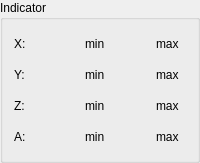
          <widget class="QGroupBox" name="groupIndicator">
           <property name="title">
            <string>Indicator</string>
           </property>
           <layout class="QGridLayout" name="gridLayout_3">
            <item row="0" column="0">
             <widget class="QLabel" name="label_14">
              <property name="text">
               <string>X:</string>
              </property>
             </widget>
            </item>
            <item row="0" column="3">
             <widget class="QLabel" name="labelMinX">
              <property name="text">
               <string>min</string>
              </property>
             </widget>
            </item>
            <item row="0" column="5">
             <widget class="QLabel" name="labelMaxX">
              <property name="text">
               <string>max</string>
              </property>
             </widget>
            </item>
            <item row="1" column="0">
             <widget class="QLabel" name="label_15">
              <property name="text">
               <string>Y:</string>
              </property>
             </widget>
            </item>
            <item row="1" column="3">
             <widget class="QLabel" name="labelMinY">
              <property name="text">
               <string>min</string>
              </property>
             </widget>
            </item>
            <item row="1" column="5">
             <widget class="QLabel" name="labelMaxY">
              <property name="text">
               <string>max</string>
              </property>
             </widget>
            </item>
            <item row="2" column="0">
             <widget class="QLabel" name="label_16">
              <property name="text">
               <string>Z:</string>
              </property>
             </widget>
            </item>
            <item row="2" column="3">
             <widget class="QLabel" name="labelMinZ">
              <property name="text">
               <string>min</string>
              </property>
             </widget>
            </item>
            <item row="2" column="5">
             <widget class="QLabel" name="labelMaxZ">
              <property name="text">
               <string>max</string>
              </property>
             </widget>
            </item>
            <item row="0" column="2">
             <widget class="QLabel" name="minXLED">
              <property name="minimumSize">
               <size>
                <width>25</width>
                <height>25</height>
               </size>
              </property>
              <property name="text">
               <string/>
              </property>
             </widget>
            </item>
            <item row="0" column="4">
             <widget class="QLabel" name="maxXLED">
              <property name="minimumSize">
               <size>
                <width>25</width>
                <height>25</height>
               </size>
              </property>
              <property name="text">
               <string/>
              </property>
             </widget>
            </item>
            <item row="1" column="2">
             <widget class="QLabel" name="minYLED">
              <property name="minimumSize">
               <size>
                <width>25</width>
                <height>25</height>
               </size>
              </property>
              <property name="text">
               <string/>
              </property>
             </widget>
            </item>
            <item row="1" column="4">
             <widget class="QLabel" name="maxYLED">
              <property name="minimumSize">
               <size>
                <width>25</width>
                <height>25</height>
               </size>
              </property>
              <property name="text">
               <string/>
              </property>
             </widget>
            </item>
            <item row="2" column="2">
             <widget class="QLabel" name="minZLED">
              <property name="minimumSize">
               <size>
                <width>25</width>
                <height>25</height>
               </size>
              </property>
              <property name="text">
               <string/>
              </property>
             </widget>
            </item>
            <item row="2" column="4">
             <widget class="QLabel" name="maxZLED">
              <property name="minimumSize">
               <size>
                <width>25</width>
                <height>25</height>
               </size>
              </property>
              <property name="text">
               <string/>
              </property>
             </widget>
            </item>
            <item row="3" column="0">
             <widget class="QLabel" name="label">
              <property name="text">
               <string>A:</string>
              </property>
             </widget>
            </item>
            <item row="3" column="2">
             <widget class="QLabel" name="minALED">
              <property name="minimumSize">
               <size>
                <width>25</width>
                <height>25</height>
               </size>
              </property>
              <property name="text">
               <string/>
              </property>
             </widget>
            </item>
            <item row="3" column="3">
             <widget class="QLabel" name="labelMinA">
              <property name="text">
               <string>min</string>
              </property>
             </widget>
            </item>
            <item row="3" column="4">
             <widget class="QLabel" name="maxALED">
              <property name="minimumSize">
               <size>
                <width>25</width>
                <height>25</height>
               </size>
              </property>
              <property name="text">
               <string/>
              </property>
             </widget>
            </item>
            <item row="3" column="5">
             <widget class="QLabel" name="labelMaxA">
              <property name="text">
               <string>max</string>
              </property>
             </widget>
            </item>
           </layout>
          </widget>
